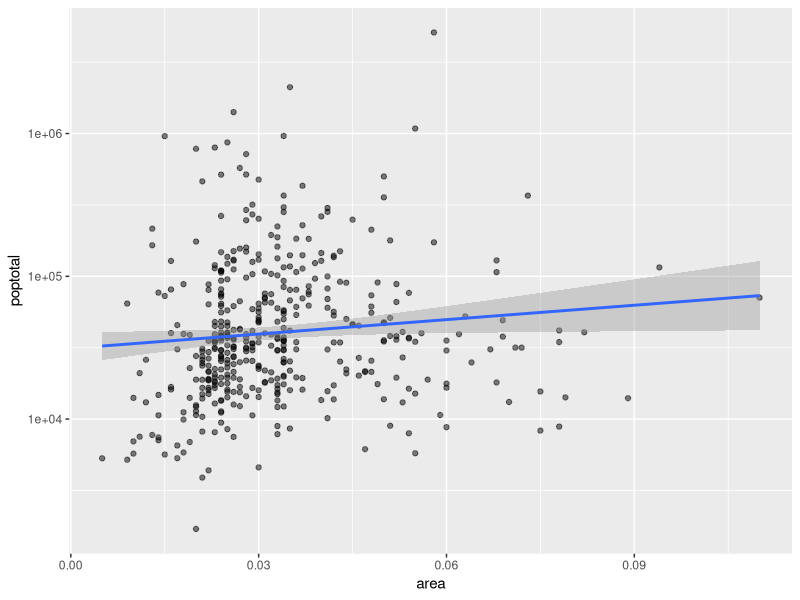
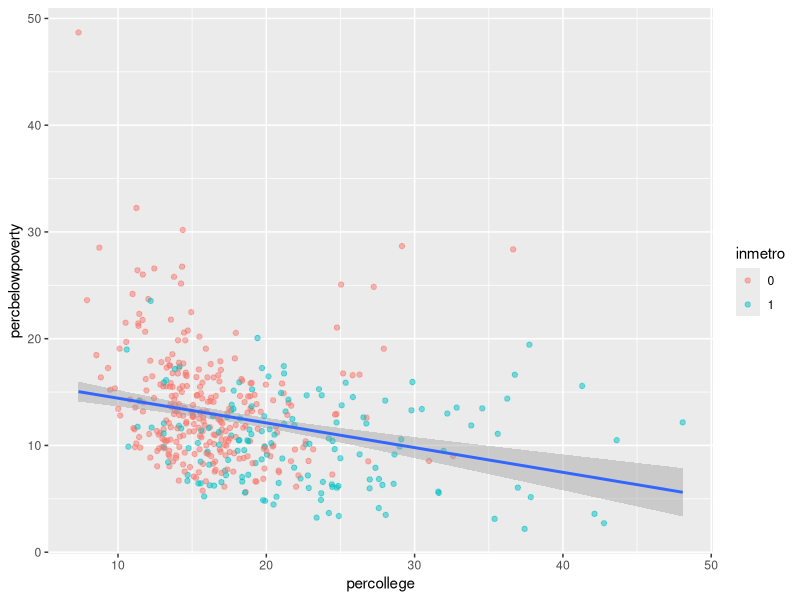
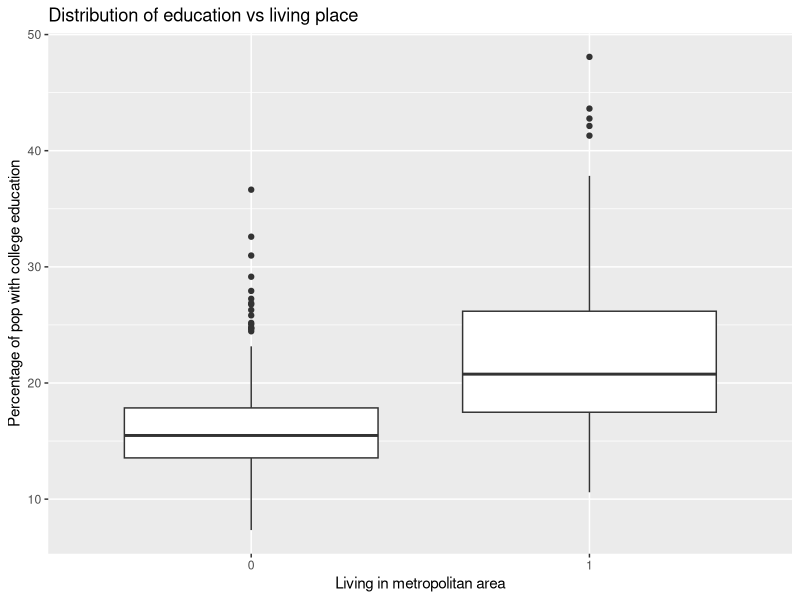
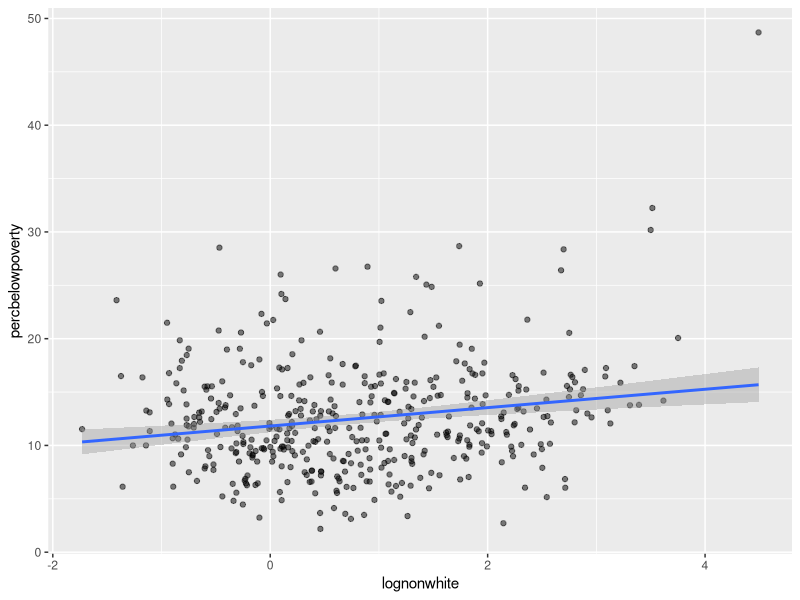
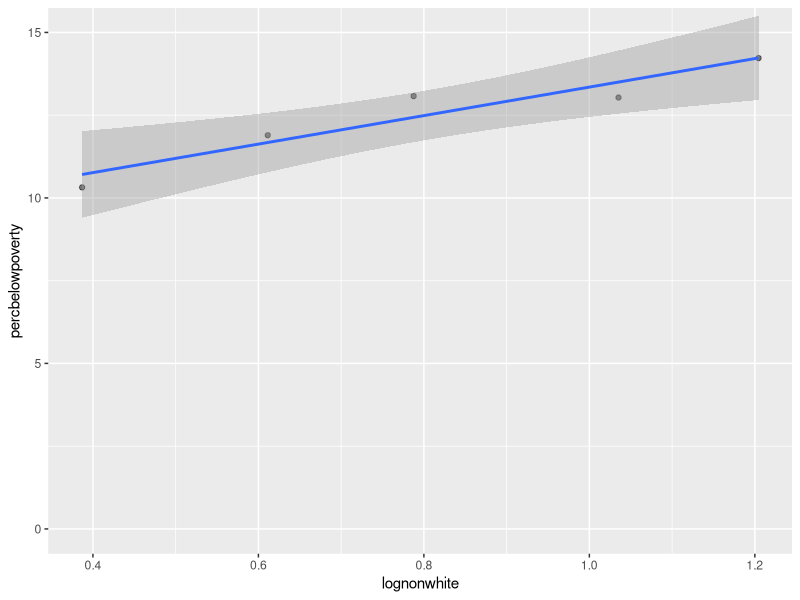
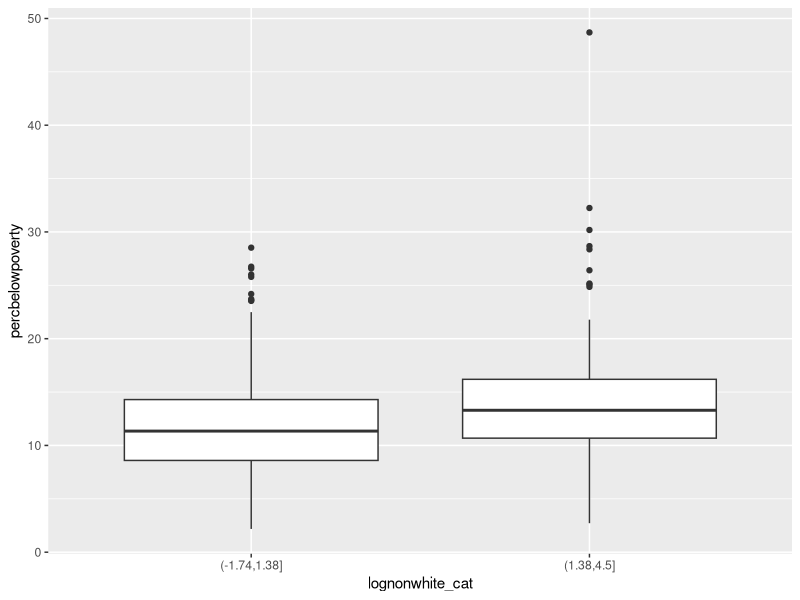

These figures' R source, in order:
## ---- chunk 1
knitr::opts_chunk$set(echo = TRUE)
## ---- chunk 2
library(tidyverse)
library(scales)
## ---- chunk 3
data(midwest)
midwest <- midwest %>% mutate_at(vars(county, state, inmetro, category), as.factor)
head(midwest)

## ---- chunk 4
str(midwest)
## ---- chunk 5
midwest %>% ggplot(aes(x=area, y=poptotal)) + geom_point(alpha=.5) + geom_smooth(method="lm") + scale_y_log10()
## ---- chunk 6
midwest %>% ggplot(aes(x=percollege, y=percbelowpoverty)) + geom_point(aes(color=inmetro), alpha=.5) + geom_smooth(method="lm")
## ---- chunk 7
midwest %>% ggplot(aes(y = percollege, x = inmetro)) + geom_boxplot() + labs(x = 'Living in metropolitan area', y = 'Percentage of pop with college education', 
                                                                             title='Distribution of education vs living place')
## ---- chunk 8
midwest %>% group_by(inmetro) %>% count()
## ---- chunk 9
t.test(percollege ~ inmetro, data= midwest, alternative = 'less')
## ---- chunk 10
midwest <- midwest %>% 
    mutate(lognonwhite = log(100-percwhite)) 

midwest %>% 
    ggplot(aes(x=lognonwhite, y=percbelowpoverty)) + 
    geom_point(alpha=.5) + 
    geom_smooth(method="lm")
## ---- chunk 11
plotdat <- midwest %>% 
    group_by(state) %>% 
    summarise(lognonwhite = mean(lognonwhite),
              percbelowpoverty = mean(percbelowpoverty))
plotdat
## ---- chunk 12
plotdat %>% ggplot(aes(x=lognonwhite, y=percbelowpoverty)) + 
    geom_point(alpha=.5) + 
    geom_smooth(method="lm") +
    coord_cartesian(ylim=c(0,15))
## ---- chunk 13
testdat <- midwest %>% 
    mutate(lognonwhite_cat = cut(lognonwhite,2)) 

testdat$lognonwhite_cat %>% table

testdat %>% ggplot(aes(y=percbelowpoverty, x=lognonwhite_cat)) + geom_boxplot()
## ---- chunk 14
t.test(percbelowpoverty ~ lognonwhite_cat, data=testdat)
